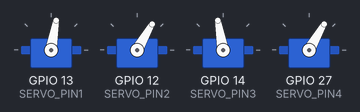
The sketch below on a simulated ESP32. Shown: 4 × servo.

Above: at 0.0 s.
At 5.15 s:
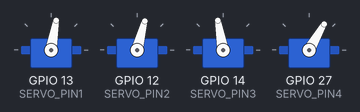
At 9.71 s:
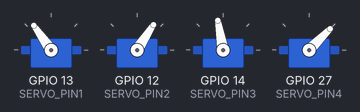
At 19.44 s:
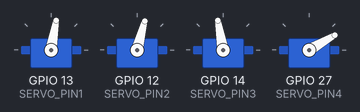
At 28.56 s:
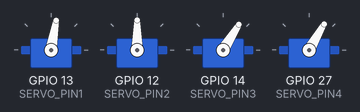
At 39.2 s:
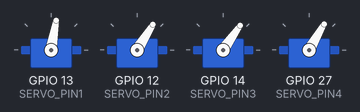
Timing chart, 0 to 40.0 s (numbered marks = the images above):
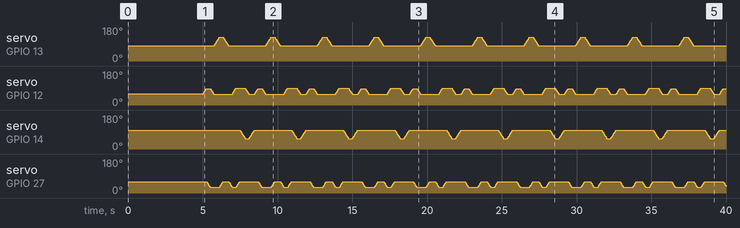

The sketch:

bit_bot.ino
```cpp
#include <ESP32Servo.h>
//Uses ESP32 DEVKIT V1. Drivers for board are here:https://www.silabs.com/developers/usb-to-uart-bridge-vcp-drivers?tab=downloads

#define SERVO_PIN1 13 // GPIO pin connected to servo1
#define SERVO_PIN2 12 // GPIO pin connected to servo2
#define SERVO_PIN3 14 // GPIO pin connected to servo3
#define SERVO_PIN4 27 // GPIO pin connected to servo4
#define SERVO_MIN_PULSE_WIDTH       500     // the shortest pulse sent to a servo
#define SERVO_MAX_PULSE_WIDTH      2500     // the longest pulse sent to a servo
#define SERVO_MAX_ANGLE 180 // Maximum angle in degrees

Servo servo1; // Create servo objects
Servo servo2; // Create servo objects
Servo servo3; // Create servo objects
Servo servo4; // Create servo objects

int state = 0;//initialize state, to help with gait cycle
double del = 8.5;

void setup() {
  Serial.begin(115200);// declare serial baud rate // Initialize serial communication
  servo1.attach(SERVO_PIN1); // Attach servo1 to GPIO pin
  servo2.attach(SERVO_PIN2); // Attach servo2 to GPIO pin
  servo3.attach(SERVO_PIN3); // Attach servo3 to GPIO pin
  servo4.attach(SERVO_PIN4); // Attach servo4 to GPIO pin

  //Declare servo range
//80 on servo 1 to 125 (left hip)
//60 on servo 2 to 90 (right foot)
//100 on servo 3 to 55 (right hip)
//60 on servo 4 to 30 (left foot)
  servo1.write(80);
  servo2.write(60);
  servo3.write(100);
  servo4.write(60);
}

void loop() {
//State 0: Stance
if(state == 0)
{
  delay(5000);
  state = 1;
}
//State 1: Move right foot.
if(state == 1)
{
  // Sweep the servo from 0 to 180 degrees/
  for (int angle = 57; angle <= 87; angle++) {
    servo2.write(angle); // Set servo angle
    delay(del); // Delay for smoother movement
  }
state = 2;
}

//State 2: Move left foot.
if(state == 2)
{
  // Sweep the servo from 0 to 180 degrees/
  for (int angle = 60; angle >= 30; angle--) {
    servo4.write(angle); // Set servo angle
    delay(del); // Delay for smoother movement
  }
state = 3;
}

//State 3 move right foot back
if(state == 3)
{
  // Sweep the servo from 0 to 180 degrees/
  for (int angle = 87; angle >= 57; angle--) {
    servo2.write(angle); // Set servo angle
    delay(del); // Delay for smoother movement
  }
state = 4;
}

//State 4 move left hip
if(state == 4)
{
  // Sweep the servo from 0 to 180 degrees/
  for (int angle = 80; angle <= 125; angle++) {
    servo1.write(angle); // Set servo angle
    delay(del); // Delay for smoother movement
  }
state = 5;
}

//State 5 move left foot back
if(state == 5)
{
  // Sweep the servo from 0 to 180 degrees/
  for (int angle = 30; angle <= 60; angle++) {
    servo4.write(angle); // Set servo angle
    delay(del); // Delay for smoother movement
  }
state = 6;
}

//State 6 move left hip back
if(state == 6)
{
  // Sweep the servo from 0 to 180 degrees/
  for (int angle = 125; angle >= 80; angle--) {
    servo1.write(angle); // Set servo angle
    delay(del); // Delay for smoother movement
  }
state = 7;
}
//State 7 move left foot
if(state == 7)
{
  // Sweep the servo from 0 to 180 degrees/
  for (int angle = 60; angle >= 30; angle--) {
    servo4.write(angle); // Set servo angle
    delay(del); // Delay for smoother movement
  }
state = 8;
}
//State 8: Move right foot.
if(state == 8)
{
  // Sweep the servo from 0 to 180 degrees/
  for (int angle = 60; angle <= 90; angle++) {
    servo2.write(angle); // Set servo angle
    delay(del); // Delay for smoother movement
  }
state = 9;
}
//State 9 move left foot back
if(state == 9)
{
  // Sweep the servo from 0 to 180 degrees/
  for (int angle = 30; angle <= 60; angle++) {
    servo4.write(angle); // Set servo angle
    delay(del); // Delay for smoother movement
  }
state = 10;
}
//State 10 move right hip
if(state == 10)
{
  // Sweep the servo from 0 to 180 degrees/
  for (int angle = 100; angle >= 55; angle--) {
    servo3.write(angle); // Set servo angle
    delay(del); // Delay for smoother movement
  }
state = 11;
}
//State 11 move right foot back
if(state == 11)
{
  // Sweep the servo from 0 to 180 degrees/
  for (int angle = 87; angle >= 57; angle--) {
    servo2.write(angle); // Set servo angle
    delay(del); // Delay for smoother movement
  }
state = 12;
}
//State 12 move right hip back
if(state == 12)
{
  // Sweep the servo from 0 to 180 degrees/
  for (int angle = 55; angle <= 100; angle++) {
    servo3.write(angle); // Set servo angle
    delay(del); // Delay for smoother movement
  }
state = 1;
}

//Consider turning this whole shindig loop into a function, so that the code is not so messy
}
```
